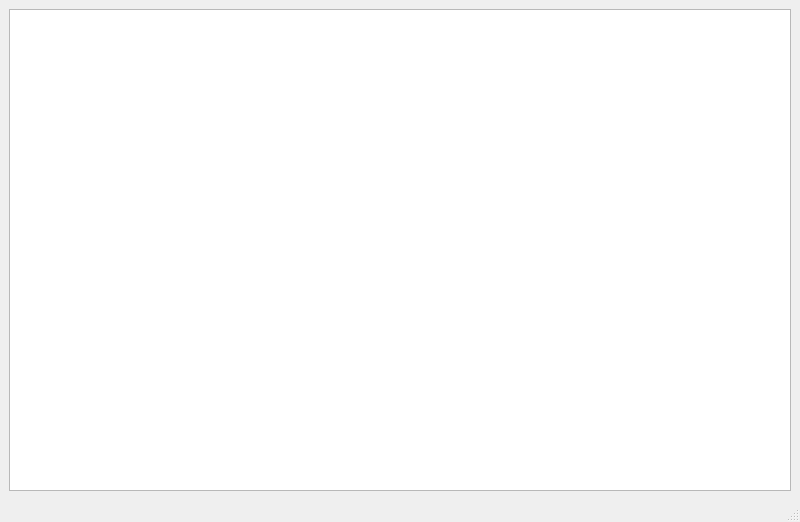
<?xml version="1.0" encoding="UTF-8"?>
<ui version="4.0">
 <class>MainWindow</class>
 <widget class="QMainWindow" name="MainWindow">
  <property name="geometry">
   <rect>
    <x>0</x>
    <y>0</y>
    <width>800</width>
    <height>522</height>
   </rect>
  </property>
  <property name="windowTitle">
   <string>MainWindow</string>
  </property>
  <widget class="QWidget" name="centralwidget">
   <layout class="QVBoxLayout" name="verticalLayout">
    <item>
     <widget class="PlotWidget" name="graphicsView"/>
    </item>
   </layout>
  </widget>
  <widget class="QMenuBar" name="menubar">
   <property name="geometry">
    <rect>
     <x>0</x>
     <y>0</y>
     <width>800</width>
     <height>23</height>
    </rect>
   </property>
  </widget>
  <widget class="QStatusBar" name="statusbar"/>
 </widget>
 <customwidgets>
  <customwidget>
   <class>PlotWidget</class>
   <extends>QGraphicsView</extends>
   <header location="global">pyqtgraph</header>
  </customwidget>
 </customwidgets>
 <resources/>
 <connections/>
</ui>
